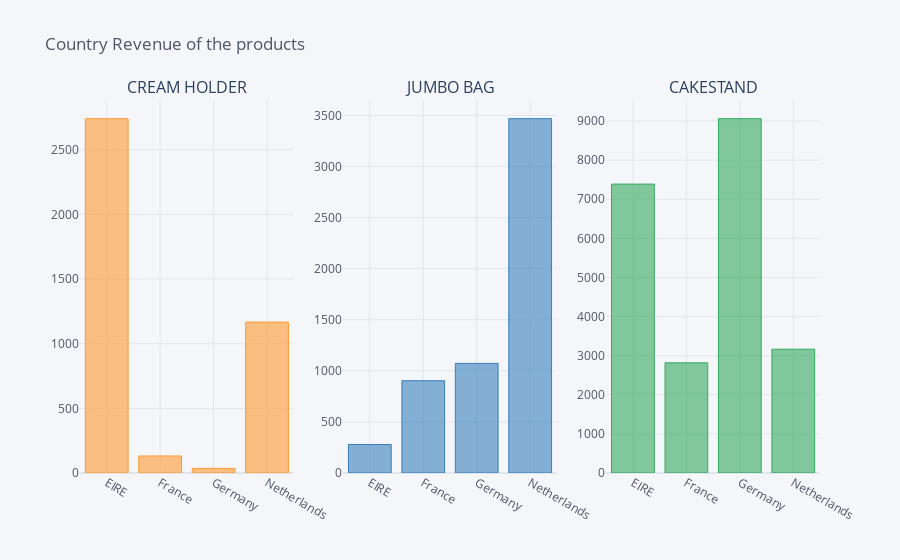

Write notebook code for a chart like this one.
### Code cell
data5.iplot(kind='bar', subplots=True, subplot_titles=['CREAM HOLDER','JUMBO BAG','CAKESTAND'], 
            shape=(1, 3),legend=False, 
            title='Country Revenue of the products')

### Figure 1 — Plotly figure (JSON) as saved in the notebook; plotly's stock layout.template omitted (floating-point values rounded to 4 significant figures)
{"data": [{"marker": {"color": "rgba(255, 153, 51, 0.6)", "line": {"color": "rgba(255, 153, 51, 1.0)", "width": 1}}, "name": "CREAM HANGING HEART T-LIGHT HOLDER", "orientation": "v", "text": "", "type": "bar", "x": ["EIRE", "France", "Germany", "Netherlands"], "xaxis": "x", "y": [2741.0, 131.8, 35.4, 1167], "yaxis": "y"}, {"marker": {"color": "rgba(55, 128, 191, 0.6)", "line": {"color": "rgba(55, 128, 191, 1.0)", "width": 1}}, "name": "JUMBO BAG RED RETROSPOT", "orientation": "v", "text": "", "type": "bar", "x": ["EIRE", "France", "Germany", "Netherlands"], "xaxis": "x2", "y": [278.7, 903.4, 1073.0, 3468], "yaxis": "y2"}, {"marker": {"color": "rgba(50, 171, 96, 0.6)", "line": {"color": "rgba(50, 171, 96, 1.0)", "width": 1}}, "name": "REGENCY CAKESTAND 3 TIER", "orientation": "v", "text": "", "type": "bar", "x": ["EIRE", "France", "Germany", "Netherlands"], "xaxis": "x3", "y": [7389.0, 2817.0, 9062.0, 3166.0], "yaxis": "y3"}], "layout": {"annotations": [{"font": {"size": 16}, "showarrow": false, "text": "CREAM HOLDER", "x": 0.1444, "xanchor": "center", "xref": "paper", "y": 1, "yanchor": "bottom", "yref": "paper"}, {"font": {"size": 16}, "showarrow": false, "text": "JUMBO BAG", "x": 0.5, "xanchor": "center", "xref": "paper", "y": 1, "yanchor": "bottom", "yref": "paper"}, {"font": {"size": 16}, "showarrow": false, "text": "CAKESTAND", "x": 0.8556, "xanchor": "center", "xref": "paper", "y": 1, "yanchor": "bottom", "yref": "paper"}], "legend": {"bgcolor": "#F5F6F9", "font": {"color": "#4D5663"}}, "paper_bgcolor": "#F5F6F9", "plot_bgcolor": "#F5F6F9", "showlegend": false, "title": {"font": {"color": "#4D5663"}, "text": "Country Revenue of the products"}, "xaxis": {"anchor": "y", "domain": [0, 0.2889], "gridcolor": "#E1E5ED", "showgrid": true, "tickfont": {"color": "#4D5663"}, "title": {"font": {"color": "#4D5663"}, "text": ""}, "zerolinecolor": "#E1E5ED"}, "xaxis2": {"anchor": "y2", "domain": [0.3556, 0.6444], "gridcolor": "#E1E5ED", "showgrid": true, "tickfont": {"color": "#4D5663"}, "title": {"font": {"color": "#4D5663"}, "text": ""}, "zerolinecolor": "#E1E5ED"}, "xaxis3": {"anchor": "y3", "domain": [0.7111, 1], "gridcolor": "#E1E5ED", "showgrid": true, "tickfont": {"color": "#4D5663"}, "title": {"font": {"color": "#4D5663"}, "text": ""}, "zerolinecolor": "#E1E5ED"}, "yaxis": {"anchor": "x", "domain": [0, 1], "gridcolor": "#E1E5ED", "showgrid": true, "tickfont": {"color": "#4D5663"}, "title": {"font": {"color": "#4D5663"}, "text": ""}, "zerolinecolor": "#E1E5ED"}, "yaxis2": {"anchor": "x2", "domain": [0, 1], "gridcolor": "#E1E5ED", "showgrid": true, "tickfont": {"color": "#4D5663"}, "title": {"font": {"color": "#4D5663"}, "text": ""}, "zerolinecolor": "#E1E5ED"}, "yaxis3": {"anchor": "x3", "domain": [0, 1], "gridcolor": "#E1E5ED", "showgrid": true, "tickfont": {"color": "#4D5663"}, "title": {"font": {"color": "#4D5663"}, "text": ""}, "zerolinecolor": "#E1E5ED"}}}
